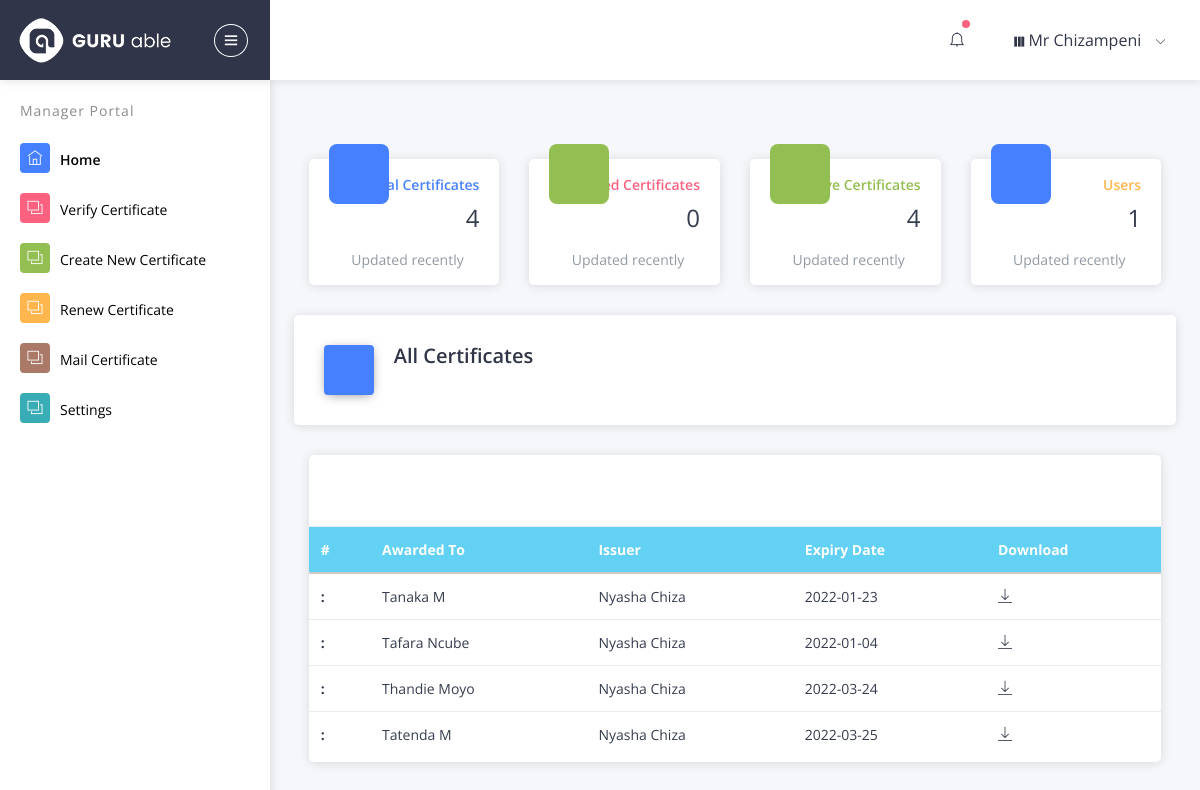
The app's page /dashboard (signed in) with its own data.
### app.py (models this page shows)
class Users(db.Model):
    id = db.Column(db.Integer, primary_key = True, autoincrement=True)
    email  = db.Column(db.String(50))
    name = db.Column(db.String(50))
    surname = db.Column(db.String(50))
    password  = db.Column(db.String(50))
    userType = db.Column(db.String(50))
    initial = db.Column(db.String(5))

class Certificate(db.Model):
    id = db.Column(db.Integer, primary_key=True, autoincrement=True)
    hash  = db.Column(db.String(200), default='None')
    key  = db.Column(db.String(200), default='None')
    issuer = db.Column(db.String(200), default='None')
    awarded_to = db.Column(db.String(200), default='None')
    expiry = db.Column(db.String(200), default=date.today())
    status = db.Column(db.String(200), default='active')

### app.py (the view)
@app.route('/dashboard')
def dashboard():
    sett = Settings.query.first()
    session['settings'] ={'email':sett.email, 'template':sett.template,'validation':sett.validation_period,'issuer':sett.issuer}
    total_cert = len(Certificate.query.all())
    active = len(Certificate.query.filter_by(status='active').all())
    expired = total_cert - active
    users = len(Users.query.all())
    template = 'dashboard/index.html'
    ob =Certificate.query.all()
    return render_template(template,total=total_cert,users=users,active=active,expired=expired,error=99,cert=ob, user = session['user'])

### templates/dashboard/index.html (shortened to what this page needs)
{% extends 'layouts/layout.html' %}
{% block body %}
    <div id="pcoded" class="pcoded">
        <div class="pcoded-container navbar-wrapper">
            <nav class="navbar header-navbar pcoded-header">
                <div class="navbar-wrapper">
                    <div class="navbar-logo">
                        <a class="mobile-menu" id="mobile-collapse" href="#!">
                            <i class="ti-menu"></i>
                        </a>
                        <a href="#">
                            <img class="img-fluid" src="{{url_for('static',filename='images/logo.png')}}" alt="Theme-Logo" />
                        </a>
                    </div>
                                    {% include 'layouts/sidebar.html' %}
                <div class="pcoded-content">
                        <div class="pcoded-inner-content">
                            <div class="main-body">
                                <div class="page-wrapper">
                                    <div class="page-body">
                                        <div class="row">
                                            <div class="col-md-6 col-xl-3">
                                                <div class="card widget-card-1">
                                                    <div class="card-block-small">
                                                        <i class="icofont icofont-pie-chart bg-c-blue card1-icon"></i>
                                                        <span class="text-c-blue f-w-600">Total Certificates</span>
                                                        <h4>{{total}}</h4>
                                                        <div>
                                                            <span class="f-left m-t-10 text-muted">
                                                                <i class="text-c-yellow f-16 icofont icofont-refresh m-r-10"></i>Updated recently
                                                            </span>
                                                        </div>
                                                    </div>
                                                </div>
                                            </div>
                                            <div class="col-md-6 col-xl-3">
                                                <div class="card widget-card-1">
                                                    <div class="card-block-small">
                                                        <i class="icofont icofont-warning-alt bg-c-green card1-icon"></i>
                                                        <span class="text-c-pink f-w-600">Expired Certificates</span>
                                                        <h4>{{expired}}</h4>
                                                        <div>
                                                            <span class="f-left m-t-10 text-muted">
                                                                <i class="text-c-yellow f-16 icofont icofont-refresh m-r-10"></i>Updated recently
                                                            </span>
                                                        </div>
                                                    </div>
                                                </div>
                                            </div>
                                            <div class="col-md-6 col-xl-3">
                                                <div class="card widget-card-1">
                                                    <div class="card-block-small">
                                                        <i class="icofont icofont-warning-alt bg-c-green card1-icon"></i>
                                                        <span class="text-c-green f-w-600">Active Certificates</span>
                                                        <h4>{{active}}</h4>
                                                        <div>
                                                            <span class="f-left m-t-10 text-muted">
                                                                <i class="text-c-yellow f-16 icofont icofont-refresh m-r-10"></i>Updated recently
                                                            </span>
                                                        </div>
                                                    </div>
                                                </div>
                                            </div>
                                            <div class="col-md-6 col-xl-3">
                                                <div class="card widget-card-1">
                                                    <div class="card-block-small">
                                                        <i class="icofont icofont-pie-chart bg-c-blue card1-icon"></i>
                                                        <span class="text-c-yellow f-w-600">Users</span>
                                                        <h4>{{users}}</h4>
                                                        <div>
                                                            <span class="f-left m-t-10 text-muted">
                                                                <i class="text-c-yellow f-16 icofont icofont-refresh m-r-10"></i>Updated recently
                                                            </span>
                                                        </div>
                                                    </div>
                                                </div>
                                            </div>
                                            <div class="page-header card col-md-12 mx-auto">
                                                <div class="row align-items-end">
                                                    <div class="col-lg-8">
                                                        <div class="page-header-title">
                                                            <i class="icofont icofont-layout bg-c-blue"></i>
                                                            <div class="d-inline">
                                                                <h4>All Certificates </h4>
                                                                 </div>
                                                        </div>
                                                    </div>
                                                    <div class="col-lg-4">
                                                        <div class="page-header-breadcrumb">
                                                            <ul class="breadcrumb-title">
                                                                <li class="breadcrumb-item">
                                                                    <a href="#">
                                                                        <i class="icofont icofont-home"></i>
                                                                    </a>
                                                                </li>
                                                                                                                           </ul>
                                                        </div>
                                                    </div>
                                                </div>
                                            </div>
                                            </div>
                                    <div class="card">
                                        <div class="card-header">
                                             <div class="card-header-right">    <ul class="list-unstyled card-option">        <li><i class="icofont icofont-simple-left "></i></li>        </ul></div>
                                        </div>
                                        <div class="card-block table-border-style">
                                            <div class="table-responsive">
                                                <table class="table">
                                                    <thead>
                                                        <tr class="bg-info rounded-3">
                                                            <th>#</th>
                                                            <th>Awarded To</th>
                                                            <th>Issuer</th>
                                                            <th>Expiry Date</th>
                                                            <th>Download</th>
                                                        </tr>
                                                    </thead>
                                                    <tbody>
                                                        {% for item in cert %}
                                                        <th scope="row">:</th>
                                                        <td>{{item.awarded_to}}</td>
                                                        <td>{{item.issuer}}</td>
                                                        <td>{{item.expiry}}</td>
                                                        <td><a href="{{url_for('download',name=item.awarded_to+'.docx')}}"><i class="ti-download"></i></td>
                                                        {% endfor %}
                                                    </tbody>
                                                </table>
                                            </div>
                                        </div>
                                    </div>
                    </div>
                </div>
            </div>
        </div>
{% endblock %}

### templates/layouts/layout.html (shortened to what this page needs)
<!doctype html>
<html class="no-js" lang="en">
<head>
    <link rel="stylesheet" href="{{url_for('static', filename = 'css/bootstrap/css/bootstrap.min.css')}}">
      <link rel="stylesheet" type="text/css" href="{{url_for('static', filename = 'icon/themify-icons/themify-icons.css')}}">
      <link rel="stylesheet" type="text/css" href="{{url_for('static', filename = 'icon/icofont/css/icofont.css')}}">
      <link rel="stylesheet" type="text/css" href="{{url_for('static', filename = 'css/style.css')}}">
      <link rel="stylesheet" type="text/css" href="{{url_for('static', filename = 'css/jquery.mCustomScrollbar.css')}}">
</head>
<body>
{% block body%}
{% endblock %}
</body>
</html>

### templates/layouts/sidebar.html (shortened to what this page needs)
<div class="navbar-container container-fluid">
    <ul class="nav-right">
        {% if notify != None  %}
        <li class="header-notification">
            <a href="#!">
                <i class="ti-bell"></i>
                <span class="badge bg-c-pink"></span>
            </a>
        </li>
        {% endif %}
        <li class="user-profile float-right header-notification">
            <a href="#!">
                <i class="ti-layout-column3-alt"></i>
                <span>{{ user.get('initial')}} {{ user.get('name')}}</span>
                <i class="ti-angle-down"></i>
            </a>
        </li>
    </ul>
</div>
</div>
</nav>
<div class="pcoded-main-container">
    <div class="pcoded-wrapper">
        <nav class="pcoded-navbar">
            <div class="pcoded-inner-navbar main-menu">
                <div class="pcoded-navigatio-lavel" data-i18n="nav.category.navigation">Manager Portal</div>
                <ul class="pcoded-item pcoded-left-item">
                    <li class="active">
                        <a href="{{url_for('dashboard')}}">
                            <span class="pcoded-micon"><i class="ti-home"></i><b>D</b></span>
                            <span class="pcoded-mtext" data-i18n="nav.dash.main">Home</span>
                        </a>
                    </li>
                    <li>
                        <a href="{{url_for('verifyCertificate')}}">
                            <span class="pcoded-micon"><i class="ti-layers"></i><b>AJ</b></span>
                            <span class="pcoded-mtext" data-i18n="nav.form-components.main">Verify Certificate</span>
                        </a>
                    </li>
                    <li>
                        <a href="{{url_for('certificates',opt='new')}}">
                            <span class="pcoded-micon"><i class="ti-layers"></i><b>AC</b></span>
                            <span class="pcoded-mtext" data-i18n="nav.form-components.main">Create New Certificate</span>
                        </a>
                    </li>
                    <li>
                        <a href="{{url_for('certificates',opt='re')}}">
                            <span class="pcoded-micon"><i class="ti-layers"></i><b>MJ</b></span>
                            <span class="pcoded-mtext" data-i18n="nav.form-components.main">Renew Certificate</span>
                        </a>
                    </li>
                    <li>
                        <a href="{{ url_for('mailCertificate')}}">
                            <span class="pcoded-micon"><i class="ti-layers"></i><b>VC</b></span>
                            <span class="pcoded-mtext" data-i18n="nav.form-components.main">Mail Certificate</span>
                        </a>
                    </li>
                    <li>
                        <a href="{{ url_for('settings')}}">
                            <span class="pcoded-micon"><i class="ti-layers"></i><b>VC</b></span>
                            <span class="pcoded-mtext" data-i18n="nav.form-components.main">Settings</span>
                        </a>
                    </li>
                                   </ul>
            </div>
        </nav>

### records on screen
Users: get "Chizampeni"
Certificate: awarded_to "Tanaka M", issuer "Nyasha Chiza", expiry "2022-01-23"
Certificate: awarded_to "Tafara Ncube", issuer "Nyasha Chiza", expiry "2022-01-04"
Certificate: awarded_to "Thandie Moyo", issuer "Nyasha Chiza", expiry "2022-03-24"
Certificate: awarded_to "Tatenda M", issuer "Nyasha Chiza", expiry "2022-03-25"

### other values on screen
{{ user.get('initial') }} "Mr"
{{ total }} "4"
{{ expired }} "0"
{{ active }} "4"
{{ users }} "1"
